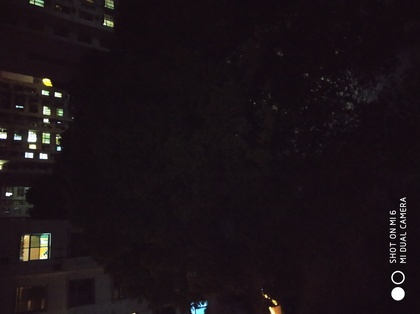
%> input picture Digital_Image_Processing/codes/contrast_stretching/IMG_20200319_203106.jpg, 420 x 314 px, shrunk from 4032 x 3016 before the run
$ octave --eval "result = contrast_stretching('IMG_20200319_203106.jpg');"   (GNU Octave 9; MATLAB toolbox functions it lacks are replaced by stand-ins)
%> lines starting %> are read from the running program, lines starting %| are printed output that depends on the picture
function img = contrast_stretching(img_path)
%> called with img_path = 'IMG_20200319_203106.jpg'

img = imread(img_path);
%> img is the input picture: size 314x420x3 uint8; mean R, G, B 26.7, 18.7, 22.9
figure(1);
subplot(4, 2, 1);
imshow(img);
title('原始图像');

subplot(4, 2, 3);
imhist(img(:, :, 1));
title('R通道灰度直方图')
subplot(4, 2, 5);
imhist(img(:, :, 2));
title('G通道灰度直方图')
subplot(4, 2, 7);
imhist(img(:, :, 3));
title('B通道灰度直方图')

[row, col, channel] = size(img);
%> row = 314; col = 420; channel = 3
rmax_r = max(max(img(:, :, 1)));
%> rmax_r = 255
rmin_r = min(min(img(:, :, 1)));
%> rmin_r = 0
rmax_g = max(max(img(:, :, 2)));
%> rmax_g = 255
rmin_g = min(min(img(:, :, 2)));
%> rmin_g = 0
rmax_b = max(max(img(:, :, 3)));
%> rmax_b = 255
rmin_b = min(min(img(:, :, 3)));
%> rmin_b = 0


% [8 lines of commented-out code are left out]


for i = 1 : row
    for j = 1 : col
        img(i, j, 1) = 255 / ( rmax_r - rmin_r) * ( img(i, j, 1) - rmin_r );
        img(i, j, 2) = 255 / ( rmax_g - rmin_g) * ( img(i, j, 2) - rmin_g );
        img(i, j, 3) = 255 / ( rmax_b - rmin_b) * ( img(i, j, 3) - rmin_b );
    end
end
%> `result = contrast_stretching('IMG_20200319_203106.jpg');`:
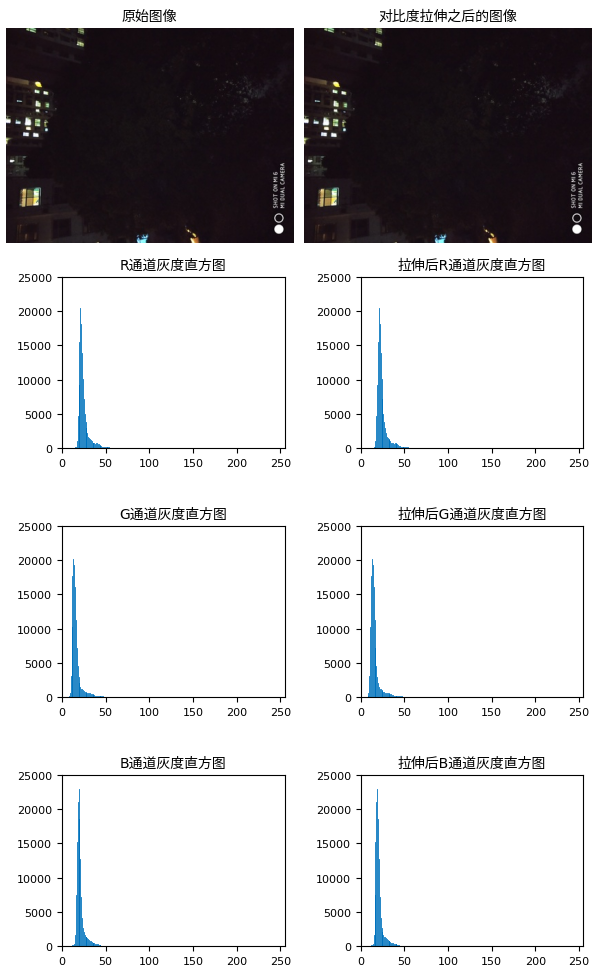
%> figure redrawn from the program's plot data, 8 panels

subplot(4, 2, 2);
imshow(img);
title('对比度拉伸之后的图像');

subplot(4, 2, 4);
imhist(img(:, :, 1));
title('拉伸后R通道灰度直方图')
subplot(4, 2, 6);
imhist(img(:, :, 2));
title('拉伸后G通道灰度直方图')
subplot(4, 2, 8);
imhist(img(:, :, 3));
title('拉伸后B通道灰度直方图')
